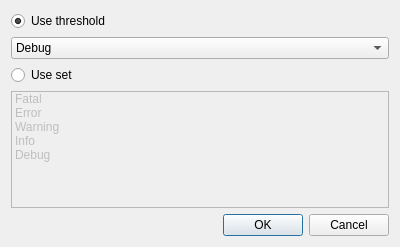
<?xml version="1.0" encoding="UTF-8"?>
<ui version="4.0">
 <class>FilterDialog</class>
 <widget class="QDialog" name="FilterDialog">
  <property name="geometry">
   <rect>
    <x>0</x>
    <y>0</y>
    <width>400</width>
    <height>247</height>
   </rect>
  </property>
  <property name="windowTitle">
   <string>Dialog</string>
  </property>
  <layout class="QVBoxLayout" name="verticalLayout">
   <item>
    <widget class="QRadioButton" name="bttThreshold">
     <property name="whatsThis">
      <string/>
     </property>
     <property name="text">
      <string>Use threshold</string>
     </property>
     <property name="checked">
      <bool>true</bool>
     </property>
    </widget>
   </item>
   <item>
    <widget class="QComboBox" name="boxThreshold">
     <property name="editable">
      <bool>false</bool>
     </property>
     <property name="currentIndex">
      <number>4</number>
     </property>
     <item>
      <property name="text">
       <string>Fatal</string>
      </property>
     </item>
     <item>
      <property name="text">
       <string>Error</string>
      </property>
     </item>
     <item>
      <property name="text">
       <string>Warning</string>
      </property>
     </item>
     <item>
      <property name="text">
       <string>Info</string>
      </property>
     </item>
     <item>
      <property name="text">
       <string>Debug</string>
      </property>
     </item>
    </widget>
   </item>
   <item>
    <widget class="QRadioButton" name="bttSet">
     <property name="text">
      <string>Use set</string>
     </property>
    </widget>
   </item>
   <item>
    <widget class="QListWidget" name="lstSet">
     <property name="enabled">
      <bool>false</bool>
     </property>
     <property name="focusPolicy">
      <enum>Qt::NoFocus</enum>
     </property>
     <property name="selectionMode">
      <enum>QAbstractItemView::NoSelection</enum>
     </property>
     <item>
      <property name="text">
       <string>Fatal</string>
      </property>
     </item>
     <item>
      <property name="text">
       <string>Error</string>
      </property>
     </item>
     <item>
      <property name="text">
       <string>Warning</string>
      </property>
     </item>
     <item>
      <property name="text">
       <string>Info</string>
      </property>
     </item>
     <item>
      <property name="text">
       <string>Debug</string>
      </property>
     </item>
    </widget>
   </item>
   <item>
    <widget class="QDialogButtonBox" name="buttonBox">
     <property name="orientation">
      <enum>Qt::Horizontal</enum>
     </property>
     <property name="standardButtons">
      <set>QDialogButtonBox::Cancel|QDialogButtonBox::Ok</set>
     </property>
    </widget>
   </item>
  </layout>
 </widget>
 <resources/>
 <connections>
  <connection>
   <sender>buttonBox</sender>
   <signal>accepted()</signal>
   <receiver>FilterDialog</receiver>
   <slot>clickedOk()</slot>
   <hints>
    <hint type="sourcelabel">
     <x>227</x>
     <y>278</y>
    </hint>
    <hint type="destinationlabel">
     <x>157</x>
     <y>274</y>
    </hint>
   </hints>
  </connection>
  <connection>
   <sender>buttonBox</sender>
   <signal>rejected()</signal>
   <receiver>FilterDialog</receiver>
   <slot>reject()</slot>
   <hints>
    <hint type="sourcelabel">
     <x>295</x>
     <y>284</y>
    </hint>
    <hint type="destinationlabel">
     <x>286</x>
     <y>274</y>
    </hint>
   </hints>
  </connection>
  <connection>
   <sender>lstSet</sender>
   <signal>itemClicked(QListWidgetItem*)</signal>
   <receiver>FilterDialog</receiver>
   <slot>itemClicked()</slot>
   <hints>
    <hint type="sourcelabel">
     <x>276</x>
     <y>206</y>
    </hint>
    <hint type="destinationlabel">
     <x>336</x>
     <y>5</y>
    </hint>
   </hints>
  </connection>
  <connection>
   <sender>bttThreshold</sender>
   <signal>toggled(bool)</signal>
   <receiver>FilterDialog</receiver>
   <slot>thresholdChosen(bool)</slot>
   <hints>
    <hint type="sourcelabel">
     <x>89</x>
     <y>23</y>
    </hint>
    <hint type="destinationlabel">
     <x>232</x>
     <y>4</y>
    </hint>
   </hints>
  </connection>
  <connection>
   <sender>bttSet</sender>
   <signal>toggled(bool)</signal>
   <receiver>FilterDialog</receiver>
   <slot>setChosen(bool)</slot>
   <hints>
    <hint type="sourcelabel">
     <x>49</x>
     <y>84</y>
    </hint>
    <hint type="destinationlabel">
     <x>131</x>
     <y>68</y>
    </hint>
   </hints>
  </connection>
 </connections>
 <slots>
  <slot>okClicked()</slot>
  <slot>itemClicked()</slot>
  <slot>clickedOk()</slot>
  <slot>thresholdChosen(bool)</slot>
  <slot>setChosen(bool)</slot>
 </slots>
</ui>
